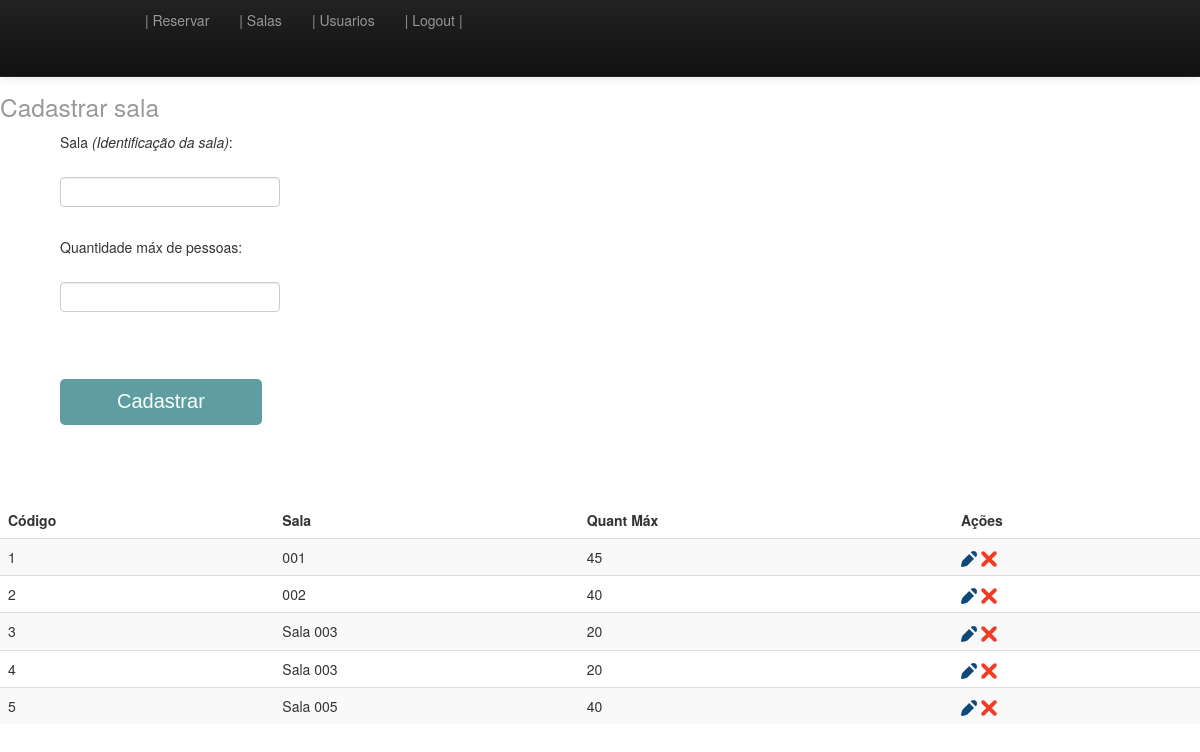
The app's page /sala.php (signed in), older data.
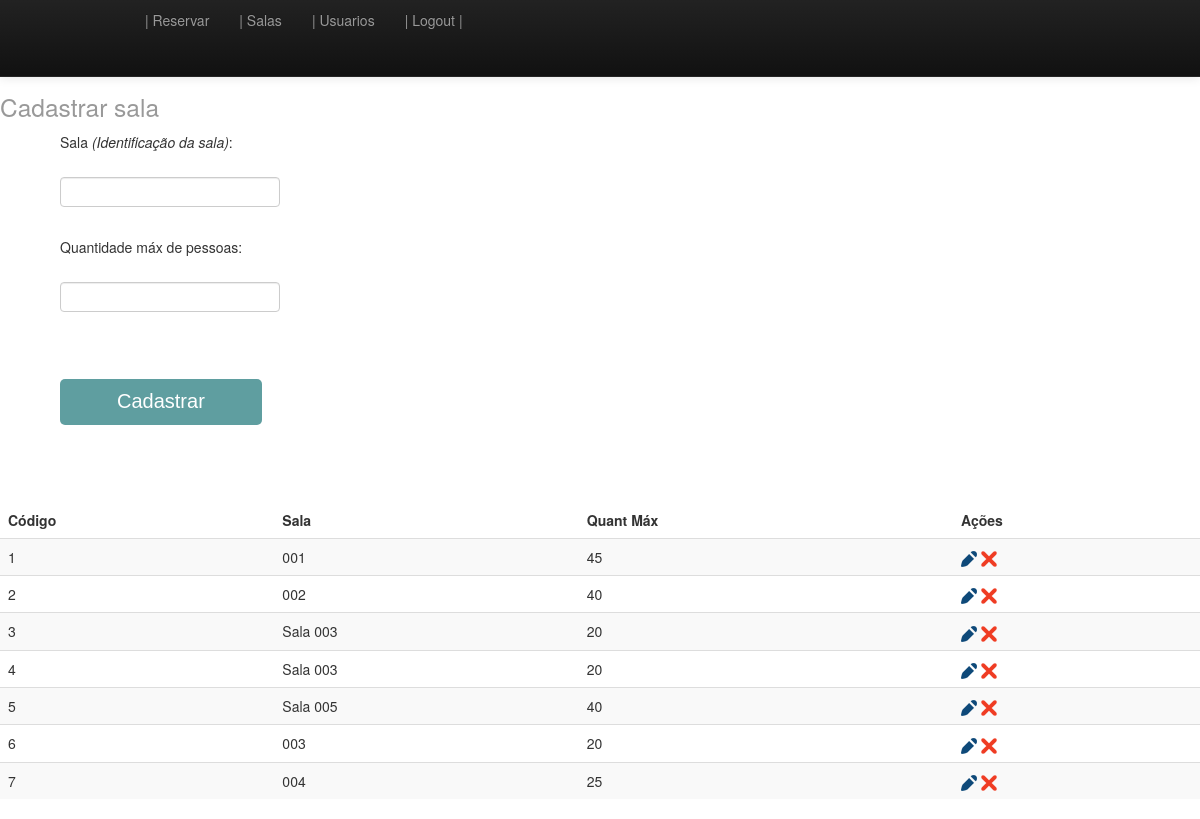
The same page, newer data.
### tables this page shows
CREATE TABLE `salas` (
  `idsala` int(11) NOT NULL,
  `sala` varchar(255) DEFAULT NULL,
  `qtdMaxAlunos` varchar(255) DEFAULT NULL
);

### classes/Funcoes.class.php (called while the page is built, shortened)
<?php
class Funcoes {
    public function tratarCaracter($vlr, $tipo) {
        switch ($tipo) {
            case 2: $rst = utf8_encode($vlr);
                break;
        }
        return $rst;
    }
    public function base64($vlr, $tipo) {
        switch ($tipo) {
            case 1: $rst = base64_encode($vlr);
                break;
        }
        return $rst;
    }
    public function isAdmin() {
        return ($_SESSION['tipoUsuario'] == 1 ? TRUE : FALSE);
    }
}
?>

### classes/Sala.class.php (called while the page is built, shortened)
<?php
include_once 'Conexao.class.php';
include_once 'Funcoes.class.php';
class Sala {
    private $con;
    public function __construct() {
        $this->con = new Conexao();
    }
    public function querySelect() {
        try {
            $select = $this->con->conectar()->prepare("SELECT * FROM `salas`;");
            $select->execute();
            return $select->fetchAll();
        } catch (Exception $ex) {
            return 'erro ' . $ex->getMessage();
        }
    }
}

### classes/Conexao.class.php (called while the page is built, shortened)
<?php
class Conexao {
    private $usuario;
    private $senha;
    private $banco;
    private $servidor;
    private static $pdo;
    public function __construct() {
        $this->servidor = "localhost";
        $this->banco = "bdreservasalas";
        $this->usuario = "root";
        $this->senha = "";
    }
    public function conectar() {
        try {
            if (is_null(self::$pdo)) {
                self::$pdo = new PDO("mysql:host=" . $this->servidor . ";dbname=" . $this->banco, $this->usuario, $this->senha);
            }
            return self::$pdo;
        } catch (PDOException $ex) {
            echo $ex->getMessage();
        }
    }
}
?>

### sala.php (the view, shortened to what this page needs)
<?php
require_once 'classes/Funcoes.class.php';
require_once 'classes/Sala.class.php';
$objFuncoes = new Funcoes();
$objSala = new Sala();
$objFuncoes->isLogado();
?>
<!DOCTYPE HTML>
<html lang="pt-br">
    <head>
        <link href="css/estilo.css" rel="stylesheet" type="text/css" media="all">
        <link href="css/bootstrap-responsive.min.css" rel="stylesheet" type="text/css" media="all">
        <link href="css/bootstrap.min.css" rel="stylesheet" type="text/css" media="all">
    </head>
    <body>
        <nav class="navbar navbar-fixed-top navbar-inverse">
            <div class="navbar-inner">
                <div class="container">
                    <div class="nav-collapse">
                        <ul class="nav">
                            <li><a href="home.php"> | Reservar </a></li>
                            <li><a href="sala.php"> | Salas </a></li>
                            <?php echo $objFuncoes->isAdmin() ? '<li><a href="usuario.php"> | Usuarios </a></li>' : "" ?>
                            <li><a href="logout.php"> | Logout | </a></li>
                        </ul>
                    </div>
                </div>
            </div>
        </nav>
        <div><h1 class=""><small>Cadastrar sala</small></h1></div>
        <div id="formulario">
            <form name="formCad" action="" method="post">
                <label>Sala <i>(Identificação da sala)</i>: </label><br>
                <input type="text" id="sala" name="sala" required="required" value="<?= isset($sala['sala']) ? ($sala['sala']) : ('') ?>"><br>
                <br>
                <label>Quantidade máx de pessoas: </label><br>
                <input type="text" id="qtdMaxAlunos" name="qtdMaxAlunos" required="required" value="<?= isset($sala['qtdMaxAlunos']) ? ($sala['qtdMaxAlunos']) : ('') ?>"><br>
                <input type="submit" name="<?= (isset($_GET['acao']) == 'edit') ? ('btAlterar') : ('btCadastrar') ?>" value="<?= (isset($_GET['acao']) == 'edit') ? ('Alterar') : ('Cadastrar') ?>">
            </form>
        </div>
        <div>
            <table class="table table-striped">
                <thead>
                    <tr>
                        <th scope="col">Código</th>
                        <th scope="col">Sala</th>
                        <th scope="col">Quant Máx</th>
                        <th scope="col">Ações</th>
                    </tr>
                </thead>
                <tbody>
                    <?php
                    if (!$objSala->querySelect()) {
                        echo '<tr><td colspan=3 style="text-align: center;">Nenhum registro encontrado</td><tr>';
                    } else {
                        foreach ($objSala->querySelect() as $rst) {
                            ?>
                            <tr>
                                <td scope="row"><?php echo $objFuncoes->tratarCaracter($rst['idsala'], 2); ?></td>
                                <td><?php echo $rst['sala']; ?></td>
                                <td><?php echo $rst['qtdMaxAlunos']; ?></td>
                                <td>
                                    <div class="">
                                        <a class="editar" href="?acao=edit&idsala=<?= $objFuncoes->base64($rst['idsala'], 1) ?>" title="Editar dados"><img src="img/ico-editar.png" width="16" height="16" alt="Editar"></a>
                                        <a class="excluir" href="?acao=delet&idsala=<?= $objFuncoes->base64($rst['idsala'], 1) ?>" title="Excluir esse dado"><img src="img/ico-excluir.png" width="16" height="16" alt="Excluir"></a>
                                    </div>
                                </td>
                            </tr>
                        <?php }
                    }
                    ?>
                </tbody>
            </table>
        </div>
    </body>
</html>

### css/estilo.css (style rules this page uses)
body,#formulario { margin-left: 5%; }
div.container { margin-bottom: 3%; }
h1 { padding-top: 6%!important; }
#formulario input[type="submit"] { font: 20px Verdana, Geneva, sans-serif; color: #fff; background: cadetblue; border: 0; border-radius: 5px; padding: 1% 5%; margin: 5% 0; }

Row changes from the older to the newer data that the page shows:
added salas: idsala "6", sala "003", qtdMaxAlunos "20"
added salas: idsala "7", sala "004", qtdMaxAlunos "25"
